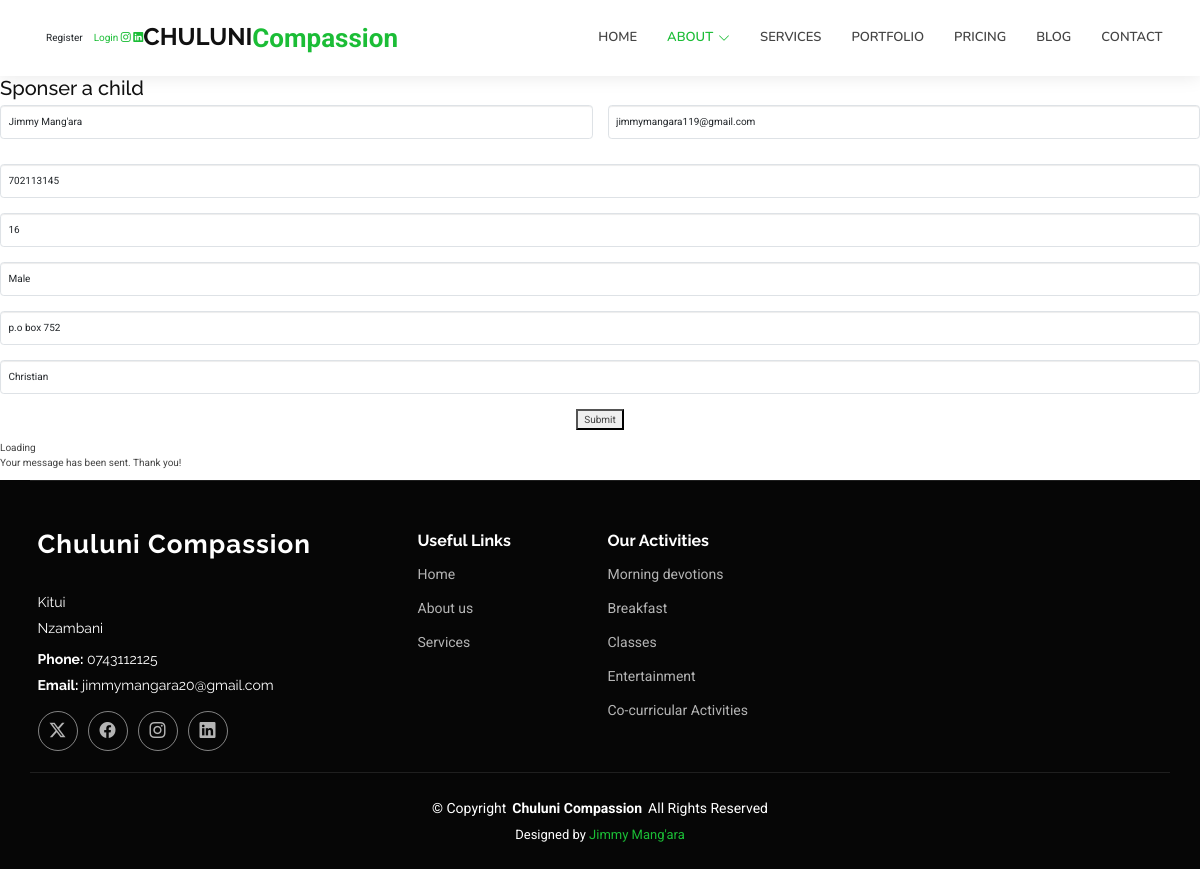
Screenshot of /spo/edit/3 with the database file from the repository.
### myapp/models.py (models this page shows, shortened)
class Child(models.Model):
    name = models.CharField(max_length=100)
    phone = models.IntegerField()
    age = models.IntegerField()
    email = models.EmailField()
    gender = models.CharField(max_length=100)
    address = models.CharField(max_length=100)
    Religion = models.CharField(max_length=100)

### myapp/views.py (the view, shortened to what this page needs)
# urls.py: path('spo/edit/<int:sponsor_id>',views.edit_sponsorship,name='edit_sponsorship'),
def edit_sponsorship(request, sponsor_id):
    sponsor = get_object_or_404(Child, id=sponsor_id)
    context = {"sponsor": sponsor}
    return render(request, 'edit_sponsorship.html', context)

### templates/edit_sponsorship.html (shortened to what this page needs)
{% extends 'base.html' %}
{% load static %}
{% block content %}
<h2>Sponser a child</h2>
    <form method="post" action="{% url 'myapp:edit_sponsorship' sponsor.id %}">
              <div class="row">
                <div class="col-md-6 form-group">
                  <input type="text" name="name" class="form-control" value="{{ sponsor.name }}" id="name" placeholder="Your Name" required="">
                </div>
                <div class="col-md-6 form-group mt-3 mt-md-0">
                  <input type="text" class="form-control" name="email" value="{{ sponsor.email }}" id="email" placeholder="Your Email" required="">
                </div>
              </div>
        <div class="form-group mt-3">
                <input type="tel" class="form-control" name="phone" value="{{ sponsor.phone }}"  id="phone" placeholder="phone" required="">
              </div>
        <div class="form-group mt-3">
                <input type="number" class="form-control" name="age" value="{{ sponsor.age }}"  id="age" placeholder="Age" required="">
              </div>
         <div class="form-group mt-3">
                <input type="text" class="form-control" name="gender" value="{{ sponsor.gender }}"  id="gender" placeholder="gender" required="">
              </div>
    <div class="form-group mt-3">
                <input type="text" class="form-control" name="address" value="{{ sponsor.address }}"  id="Address" placeholder="address" required="">
              </div>
    <div class="form-group mt-3">
                <input type="text" class="form-control" name="religion" value="{{ sponsor.Religion }}"  id="Religion" placeholder="religion" required="">
              </div>
    <div class="text-center"><button type="submit">Submit</button></div>
     <div class="my-3">
                <div class="loading">Loading</div>
                <div class="sent-message">Your message has been sent. Thank you!</div>
              </div>
            </form>
{% endblock content %}

### static/assets/css/main.css (style rules this page uses)
:root { --default-font: "Roboto", system-ui, -apple-system, "Segoe UI", Roboto, "Helvetica Neue", Arial, "Noto Sans", "Liberation Sans", sans-serif, "Apple Color Emoji", "Segoe UI Emoji", "Segoe UI Symbol", "Noto Color Emoji"; --heading-font: "Raleway", sans-serif; --nav-font: "Nunito", sans-serif; }
:root { --background-color: #ffffff; --default-color: #444444; --heading-color: #111111; --accent-color: #1bbd36; --surface-color: #ffffff; --contrast-color: #ffffff; }
:root { --nav-color: #444444; --nav-hover-color: #1bbd36; --nav-mobile-background-color: #ffffff; --nav-dropdown-background-color: #ffffff; --nav-dropdown-color: #444444; --nav-dropdown-hover-color: #1bbd36; }
:root { scroll-behavior: smooth; }
body { color: var(--default-color); background-color: var(--background-color); font-family: var(--default-font); }
h1, h2, h3, h4, h5, h6 { color: var(--heading-color); font-family: var(--heading-font); }

### rows the page displays
Child: name "Jimmy Mang'ara", email "jimmymangara119@gmail.com", phone "702113145", age "16", gender "Male", address "p.o box 752", religion "Christian"
